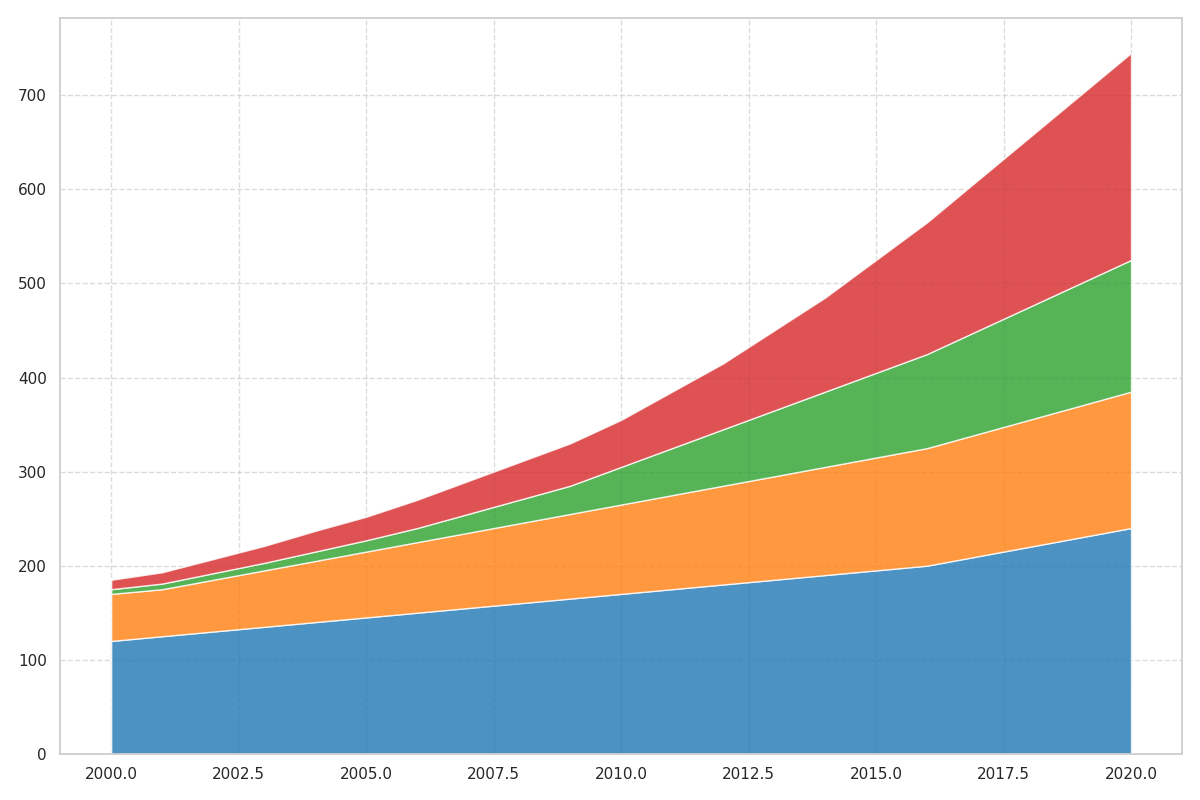

Here is the Python script that generated this plot:
import matplotlib.pyplot as plt
import numpy as np

years = np.arange(2000, 2021)

natural_gas = [120, 125, 130, 135, 140, 145, 150, 155, 160, 165, 170, 175, 180, 185, 190, 195, 200, 210, 220, 230, 240]
nuclear = [50, 50, 55, 60, 65, 70, 75, 80, 85, 90, 95, 100, 105, 110, 115, 120, 125, 130, 135, 140, 145]
solar = [5, 6, 7, 8, 10, 12, 15, 20, 25, 30, 40, 50, 60, 70, 80, 90, 100, 110, 120, 130, 140]
wind = [10, 12, 15, 18, 22, 25, 30, 35, 40, 45, 50, 60, 70, 85, 100, 120, 140, 160, 180, 200, 220]

plt.figure(figsize=(12, 8))
plt.stackplot(years, natural_gas, nuclear, solar, wind, colors=['#1f77b4', '#ff7f0e', '#2ca02c', '#d62728'], alpha=0.8)

plt.grid(linestyle='--', alpha=0.7)
plt.tight_layout()
plt.show()
